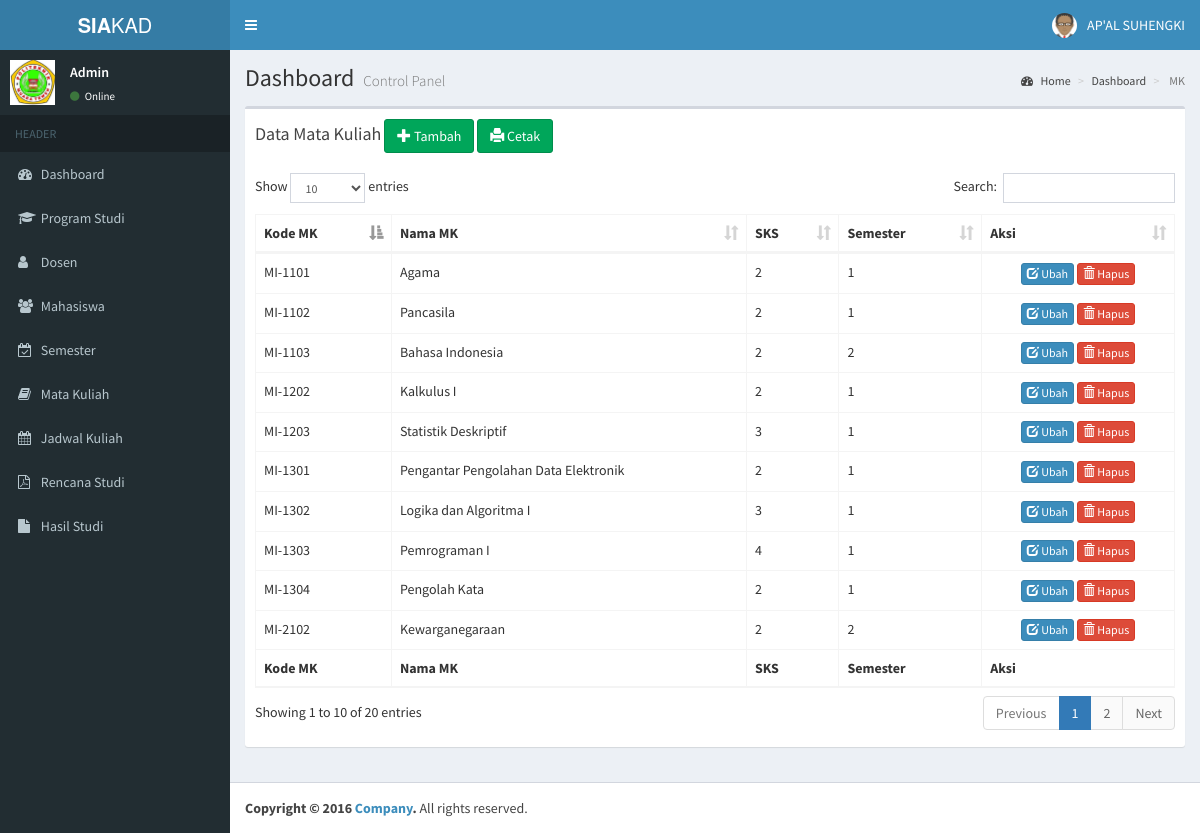
The page /pages/admin/index.php?page=mk (signed in) on the database its author committed.
### tables this page shows
CREATE TABLE `mata_kuliah` (
  `id_mk` int(11) NOT NULL,
  `kode_mk` varchar(10) NOT NULL,
  `nama_mk` varchar(100) NOT NULL,
  `sks` int(2) NOT NULL,
  `semester` int(11) NOT NULL
);

### pages/admin/views/mk/mk.php (the view, shortened to what this page needs)
<?php
  include "../../config/fungsi.php";
  $mk = mysqli_query($conn, "SELECT * FROM mata_kuliah");
 ?>
 <section class="content-header">
  <h1>
    Dashboard
    <small>Control Panel</small>
  </h1>
  <ol class="breadcrumb">
    <li><a href="#"><i class="fa fa-dashboard"></i> Home</a></li>
     <li><a href="#"> Dashboard</a></li>
    <li class="active"> MK</li>
  </ol>
  </section>
  <section class="content">
      <div class="row">
        <div class="col-xs-12">
          <div class="box">
            <div class="box-header">
              <h3 class="box-title">Data Mata Kuliah</h3>
               <a href="?page=mk&aksi=tambah" class="btn btn-success btn-ms"><span class="glyphicon glyphicon-plus"></span> Tambah</a>
               <a href="views/mk/cetak.php" target="_blank" class="btn btn-success btn-ms"> <span class="glyphicon glyphicon-print"></span> Cetak</a>
            </div>
            <div class="box-body">
              <table id="example2" class="table table-bordered table-hover">
                <thead>
                <tr>
                  <th>Kode MK</th>
                  <th>Nama MK</th>
                  <th>SKS</th>
                  <th>Semester</th>
                  <th>Aksi</th>
                </tr>
                </thead>
                <tbody>
                  <?php foreach ($mk as $row) :  ?>
                <tr>
                  <td><?= $row["kode_mk"]; ?></td>
                  <td><?= $row["nama_mk"]; ?></td>
                  <td><?= $row["sks"]; ?></td>
                  <td><?= $row["semester"]; ?></td>
                  <td style="text-align: center;">
                   <a href="?page=mk&aksi=ubah&id_mk=<?= $row["id_mk"]; ?>" class="btn btn-primary btn-xs"><i class="glyphicon glyphicon-edit"></i> Ubah</a>
                   <a href="?page=mk&aksi=hapus&id_mk=<?= $row["id_mk"]; ?>"onclick="return confirm('Anda Yakin Ingin Menghapus Data Ini?');" class="btn btn-danger btn-xs"><i class="glyphicon glyphicon-trash"></i> Hapus</a>
                  </td>
                  <?php endforeach; ?>
                </tr>
                </tbody>
                <tfoot>
                <tr>
                  <th>Kode MK</th>
                  <th>Nama MK</th>
                  <th>SKS</th>
                  <th>Semester</th>
                  <th>Aksi</th>
                </tr>
                </tfoot>
              </table>
            </div>
          </div>
        </div>
      </div>
    </section>

### rows shown on the page
mata_kuliah: kode_mk "MI-1101", nama_mk "Agama", sks "2", semester "1"
mata_kuliah: kode_mk "MI-1102", nama_mk "Pancasila", sks "2", semester "1"
mata_kuliah: kode_mk "MI-1203", nama_mk "Statistik Deskriptif", sks "3", semester "1"
mata_kuliah: kode_mk "MI-1103", nama_mk "Bahasa Indonesia", sks "2", semester "2"
mata_kuliah: kode_mk "MI-1202", nama_mk "Kalkulus I", sks "2", semester "1"
mata_kuliah: kode_mk "MI-1302", nama_mk "Logika dan Algoritma I", sks "3", semester "1"
mata_kuliah: kode_mk "MI-1303", nama_mk "Pemrograman I", sks "4", semester "1"
mata_kuliah: kode_mk "MI-1304", nama_mk "Pengolah Kata", sks "2", semester "1"
mata_kuliah: kode_mk "MI-1301", nama_mk "Pengantar Pengolahan Data Elektronik", sks "2", semester "1"
mata_kuliah: kode_mk "MI-2102", nama_mk "Kewarganegaraan", sks "2", semester "2"

### other values the page prints
$_SESSION['nama'] "AP'AL SUHENGKI"
